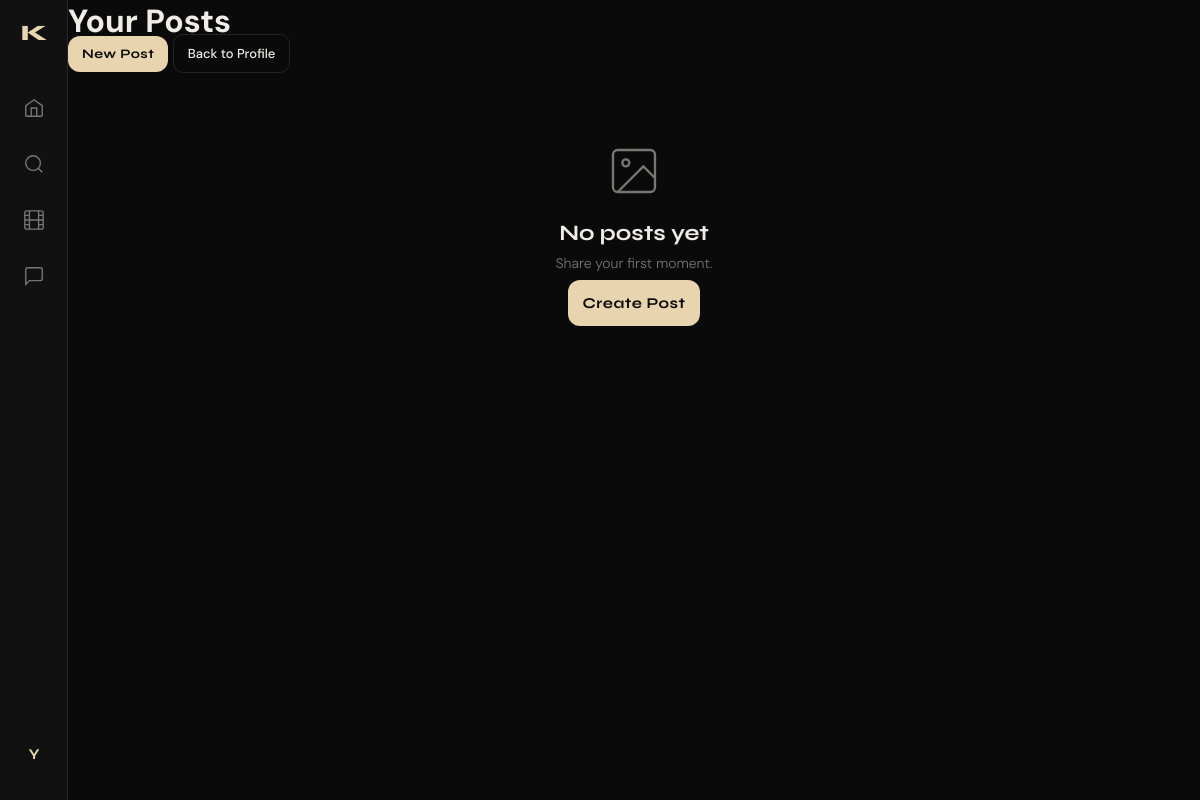
Page /me/ (signed in) on the earlier database version.
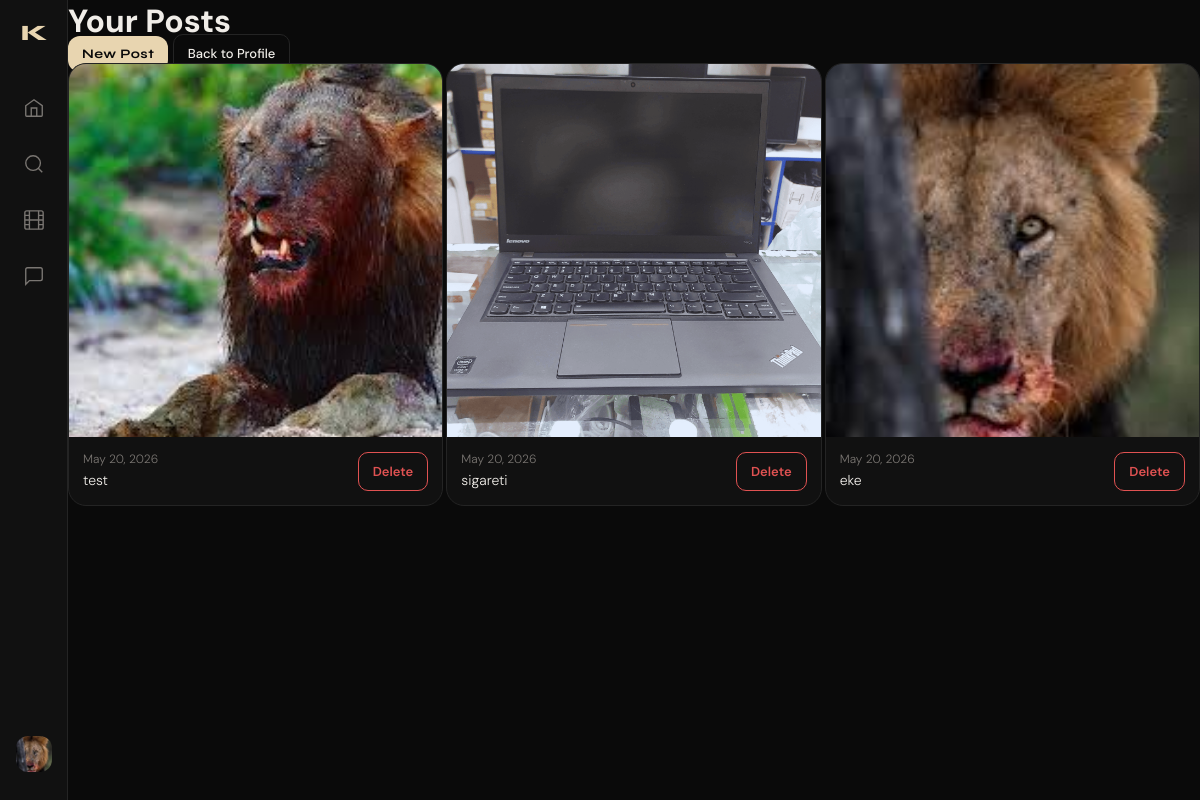
Same page on the later database version.
### users/models.py (models this page shows, shortened)
class User(AbstractUser):
    id = models.UUIDField(primary_key=True, default=uuid.uuid4, editable=False)
    bio = models.TextField(max_length=500, blank=True)
    avatar = models.ImageField(upload_to='profile_pics/', blank=True, null=True)
    website = models.URLField(blank=True)
    is_private = models.BooleanField(default=False)
    followers = models.ManyToManyField(
        'self',
        through='Follow',
        symmetrical=False,
        related_name='following_set'
    )
    class Meta:
        db_table = 'users'

### posts/models.py (models this page shows, shortened)
class Post(models.Model):
    id = models.UUIDField(primary_key=True, default=uuid.uuid4, editable=False)
    author = models.ForeignKey(settings.AUTH_USER_MODEL, on_delete=models.CASCADE, related_name='posts')
    caption = models.TextField(max_length=2200, blank=True)
    created_at = models.DateTimeField(auto_now_add=True)
    updated_at = models.DateTimeField(auto_now=True)
    class Meta:
        db_table = 'posts'
        ordering = ['-created_at']
    def get_likes_count(self):
        return self.likes.count()
    def get_comments_count(self):
        return self.comments.filter(parent=None).count()

class PostImage(models.Model):
    post = models.ForeignKey(Post, on_delete=models.CASCADE, related_name='images')
    image = models.ImageField(upload_to='post_uploads/')
    order = models.PositiveSmallIntegerField(default=0)
    class Meta:
        db_table = 'post_images'
        ordering = ['order']

### users/views.py (the view)
# urls.py: path('me/', views.my_posts_view, name='my_posts'),
@login_required
def my_posts_view(request):
    posts = request.user.posts.all().prefetch_related('images')
    return render(request, 'users/my_posts.html', {'posts': posts})

### templates/users/my_posts.html (shortened to what this page needs)
{% extends 'users/base.html' %}
{% load static %}
{% block extra_css %}<link rel="stylesheet" href="{% static 'users/main.css' %}">{% endblock %}
{% block content %}
<div class="page-shell">
  <div class="page-heading">
    <h1>Your Posts</h1>
    <div class="page-actions">
      <a href="{% url 'posts:create' %}" class="btn-primary btn-sm">New Post</a>
      <a href="{% url 'users:profile' request.user.username %}" class="btn-outline btn-sm">Back to Profile</a>
    </div>
  </div>
  {% if posts %}
    <div class="posts-grid posts-card-grid">
      {% for post in posts %}
        <div class="post-card">
          <a href="{% url 'posts:detail' post.pk %}" class="post-thumb">
            {% with first=post.images.first %}
              {% if first %}
                <img src="{{ first.image.url }}" alt="Post image" />
              {% else %}
                <div class="post-thumb-empty">
                  <svg viewBox="0 0 24 24" fill="none" stroke="currentColor" stroke-width="1.5"><rect x="3" y="3" width="18" height="18" rx="2"/><circle cx="8.5" cy="8.5" r="1.5"/><path d="M21 15l-5-5L5 21"/></svg>
                </div>
              {% endif %}
            {% endwith %}
          </a>
          <div class="post-card-meta">
            <div class="post-card-info">
              <span>{{ post.created_at|date:"M j, Y" }}</span>
              {% if post.caption %}
                <p>{{ post.caption|truncatechars:60 }}</p>
              {% endif %}
            </div>
            <form method="post" action="{% url 'posts:delete' post.pk %}" class="post-delete-form">
              <button type="submit" class="btn-danger btn-sm" onclick="return confirm('Delete this post?')">Delete</button>
            </form>
          </div>
        </div>
      {% endfor %}
    </div>
  {% else %}
    <div class="empty-state">
      <div class="empty-icon">
        <svg viewBox="0 0 24 24" fill="none" stroke="currentColor" stroke-width="1"><rect x="3" y="3" width="18" height="18" rx="2"/><circle cx="8.5" cy="8.5" r="1.5"/><path d="M21 15l-5-5L5 21"/></svg>
      </div>
      <h3>No posts yet</h3>
      <p>Share your first moment.</p>
      <a href="{% url 'posts:create' %}" class="btn-primary">Create Post</a>
    </div>
  {% endif %}
</div>
{% endblock %}

### templates/feed/base.html (shortened to what this page needs)
{% load static %}
<!DOCTYPE html>
<html lang="en">
<head>
  <link rel="stylesheet" href="{% static 'users/main.css' %}" />
  {% block extra_css %}{% endblock %}
</head>
<body>
{% if user.is_authenticated %}
<nav class="sidebar">
  <div class="sidebar-logo">K</div>
  <div class="sidebar-links">
    <a href="/" class="nav-link {% block nav_home %}{% endblock %}" title="Home">
      <svg viewBox="0 0 24 24" fill="none" stroke="currentColor" stroke-width="1.5"><path d="M3 9.5L12 3l9 6.5V20a1 1 0 01-1 1H4a1 1 0 01-1-1V9.5z"/><path d="M9 21V12h6v9"/></svg>
    </a>
    <a href="{% url 'users:search' %}" class="nav-link {% block nav_search %}{% endblock %}" title="Search">
      <svg viewBox="0 0 24 24" fill="none" stroke="currentColor" stroke-width="1.5"><circle cx="11" cy="11" r="8"/><path d="M21 21l-4.35-4.35"/></svg>
    </a>
    <a href="{% url 'reels:home' %}" class="nav-link {% block nav_reels %}{% endblock %}" title="Reels">
      <svg viewBox="0 0 24 24" fill="none" stroke="currentColor" stroke-width="1.5"><rect x="2" y="2" width="20" height="20" rx="2.18"/><path d="M7 2v20M17 2v20M2 12h20M2 7h5M2 17h5M17 7h5M17 17h5"/></svg>
    </a>
    <a href="{% url 'chats:home' %}" class="nav-link {% block nav_chats %}{% endblock %}" title="Messages">
      <svg viewBox="0 0 24 24" fill="none" stroke="currentColor" stroke-width="1.5"><path d="M21 15a2 2 0 01-2 2H7l-4 4V5a2 2 0 012-2h14a2 2 0 012 2z"/></svg>
    </a>
    <a href="{% url 'users:profile' user.username %}" class="nav-link nav-avatar {% block nav_profile %}{% endblock %}" title="Profile">
      {% if user.avatar %}
        <img src="{{ user.avatar.url }}" alt="avatar" />
      {% else %}
        <span>{{ user.username|first|upper }}</span>
      {% endif %}
    </a>
  </div>
</nav>
{% endif %}
<main class="main-content {% if not user.is_authenticated %}auth-page{% endif %}">
  {% block content %}{% endblock %}
</main>
</body>
</html>

Differences in the rows shown:
changed User: avatar: picture added; avatar empty → "profile_pics/images.jpeg" (drawn); username|first "Y" → (not shown)
added Post: images.first.image (picture), created_at "May 20, 2026", caption "test"
added Post: images.first.image (picture), created_at "May 20, 2026", caption "sigareti"
added Post: images.first.image (picture), created_at "May 20, 2026", caption "eke"
Other differences:
text no longer shown: "No posts yet Share your first moment. Create Post"
